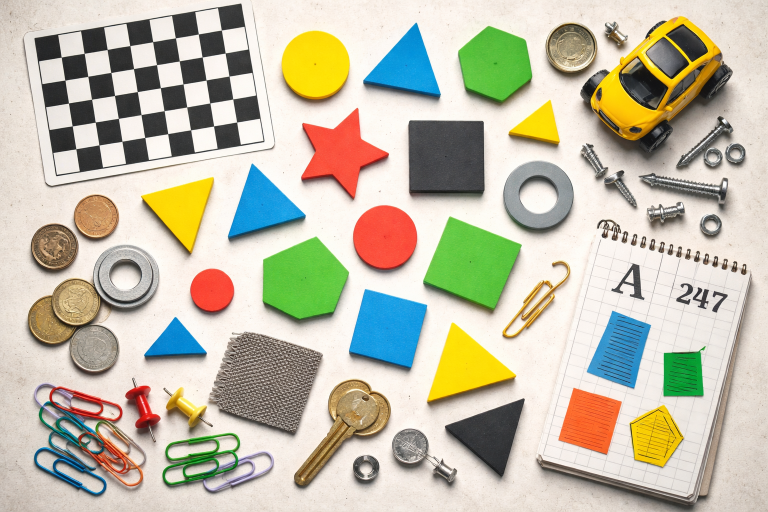
#> input picture 4-Computer-Vision/4.3-Classical-Computer-Vision/code/imgs/test.png, 1536 x 1024 px (shown at 1/2 size)
$ python filtering.py
#> lines starting #> are read from the running program, lines starting #| are printed output that depends on the picture; after the words box and inside, x2 and y2 are one past the last pixel; in counts of white or black regions, pixels touching at a corner belong together
import os
from typing import List, Optional, Tuple

import cv2
import numpy as np


WINDOW_NAME = "Interactive Filtering Demo"
FILTER_NAMES = [
    "Original",
    "Mean Blur",
    "Gaussian Blur",
    "Median Blur",
    "Bilateral Filter",
    "Sharpen",
]
MAX_PREVIEW_WIDTH = 1200
MAX_DISPLAY_WIDTH = 1600
MAX_DISPLAY_HEIGHT = 900


def noop(_: int) -> None:
    pass


def prepare_preview(image: np.ndarray, max_width: int = MAX_PREVIEW_WIDTH) -> np.ndarray:
    height, width = image.shape[:2]
    if width <= max_width:
        return image.copy()

    scale = max_width / float(width)
    return cv2.resize(
        image,
        None,
        fx=scale,
        fy=scale,
        interpolation=cv2.INTER_AREA,
    )


def fit_for_display(
    image: np.ndarray,
    max_width: int = MAX_DISPLAY_WIDTH,
    max_height: int = MAX_DISPLAY_HEIGHT,
) -> np.ndarray:
    height, width = image.shape[:2]
    scale = min(max_width / float(width), max_height / float(height), 1.0)
    if scale == 1.0:
        return image

    return cv2.resize(
        image,
        None,
        fx=scale,
        fy=scale,
        interpolation=cv2.INTER_AREA,
    )


def draw_corner_label(image: np.ndarray, text: str) -> np.ndarray:
    labeled = image.copy()
    font = cv2.FONT_HERSHEY_SIMPLEX
    font_scale = max(0.8, min(labeled.shape[:2]) / 700.0)
    thickness = max(2, int(round(font_scale * 2)))
    padding = 14

    (text_width, text_height), baseline = cv2.getTextSize(text, font, font_scale, thickness)
    box_width = text_width + padding * 2
    box_height = text_height + baseline + padding * 2

    overlay = labeled.copy()
    cv2.rectangle(overlay, (12, 12), (12 + box_width, 12 + box_height), (0, 0, 0), -1)
    cv2.addWeighted(overlay, 0.55, labeled, 0.45, 0, labeled)
    cv2.putText(
        labeled,
        text,
        (12 + padding, 12 + padding + text_height),
        font,
        font_scale,
        (255, 255, 255),
        thickness,
        cv2.LINE_AA,
    )
    return labeled


def build_status_panel(width: int, lines: List[str]) -> np.ndarray:
    panel_height = 24 + len(lines) * 34
    panel = np.full((panel_height, width, 3), (24, 24, 24), dtype=np.uint8)
    font = cv2.FONT_HERSHEY_SIMPLEX

    for index, line in enumerate(lines):
        y = 34 + index * 34
        cv2.putText(
            panel,
            line,
            (18, y),
            font,
            0.8,
            (235, 235, 235),
            2,
            cv2.LINE_AA,
        )

    return panel


def build_kernel_size(slider_value: int) -> int:
    return max(1, slider_value * 2 + 1)


def apply_selected_filter(
    image: np.ndarray,
    filter_index: int,
    kernel_slider: int,
    sigma_slider: int,
    strength_slider: int,
) -> Tuple[np.ndarray, List[str]]:
    kernel_size = build_kernel_size(kernel_slider)
    sigma_value = sigma_slider / 10.0
    strength_value = strength_slider / 10.0

    if filter_index == 0:
        return image.copy(), [
            "Current mode: Original",
            "No filtering is applied.",
        ]

    if filter_index == 1:
        filtered = cv2.blur(image, (kernel_size, kernel_size))
        return filtered, [
            "Current mode: Mean Blur",
            f"Kernel size: {kernel_size} x {kernel_size}",
        ]

    if filter_index == 2:
        filtered = cv2.GaussianBlur(image, (kernel_size, kernel_size), sigma_value)
        return filtered, [
            "Current mode: Gaussian Blur",
            f"Kernel size: {kernel_size} x {kernel_size}",
            f"Sigma: {sigma_value:.1f} (0.0 lets OpenCV infer it)",
        ]

    if filter_index == 3:
        filtered = cv2.medianBlur(image, kernel_size)
        return filtered, [
            "Current mode: Median Blur",
            f"Kernel size: {kernel_size} x {kernel_size}",
        ]

    if filter_index == 4:
        diameter = max(1, kernel_size)
        sigma_color = max(1.0, sigma_slider * 2.0)
        sigma_space = max(1.0, strength_slider * 2.0)
        filtered = cv2.bilateralFilter(image, diameter, sigma_color, sigma_space)
        return filtered, [
            "Current mode: Bilateral Filter",
            f"Diameter: {diameter}",
            f"Sigma color: {sigma_color:.1f}",
            f"Sigma space: {sigma_space:.1f}",
        ]

    blur_sigma = sigma_value if sigma_value > 0 else kernel_size / 6.0
    amount = strength_value
    blurred = cv2.GaussianBlur(image, (kernel_size, kernel_size), blur_sigma)
    filtered = cv2.addWeighted(image, 1.0 + amount, blurred, -amount, 0)
    return filtered, [
        "Current mode: Sharpen",
        f"Blur kernel: {kernel_size} x {kernel_size}",
        f"Blur sigma: {blur_sigma:.1f}",
        f"Strength: {amount:.1f}",
    ]


def render_frame(
    source_image: np.ndarray,
    filter_index: int,
    kernel_slider: int,
    sigma_slider: int,
    strength_slider: int,
) -> np.ndarray:
    filtered_image, parameter_lines = apply_selected_filter(
        source_image,
        filter_index,
        kernel_slider,
        sigma_slider,
        strength_slider,
    )

    comparison = np.hstack(
        [
            draw_corner_label(source_image, "Original"),
            draw_corner_label(filtered_image, FILTER_NAMES[filter_index]),
        ]
    )

    status_lines = [
        "Mode slider: 0 Original | 1 Mean | 2 Gaussian | 3 Median | 4 Bilateral | 5 Sharpen",
        f"Kernel slider value: {kernel_slider} -> {build_kernel_size(kernel_slider)} x {build_kernel_size(kernel_slider)}",
        f"Sigma slider value: {sigma_slider} -> {sigma_slider / 10.0:.1f}",
        f"Strength slider value: {strength_slider} -> {strength_slider / 10.0:.1f}",
        *parameter_lines,
        "Controls: drag sliders to update in real time, press q or Esc to quit.",
    ]
    panel = build_status_panel(comparison.shape[1], status_lines)
    canvas = np.vstack([comparison, panel])
    return fit_for_display(canvas)


def main() -> None:
    base_dir = os.path.dirname(__file__)
    src_path = os.path.join(base_dir, "imgs", "test.png")
    if not os.path.exists(src_path):
        raise FileNotFoundError(f"Source image not found: {src_path}")

    image = cv2.imread(src_path)
#> image is the input picture: shape (1024, 1536, 3); mean B, G, R 169, 189.3, 193.6
    if image is None:
        raise ValueError(f"Failed to load image: {src_path}")

    preview_image = prepare_preview(image)

    cv2.namedWindow(WINDOW_NAME, cv2.WINDOW_NORMAL)
    cv2.resizeWindow(WINDOW_NAME, 1400, 900)
    cv2.createTrackbar("Mode", WINDOW_NAME, 1, len(FILTER_NAMES) - 1, noop)
    cv2.createTrackbar("Kernel", WINDOW_NAME, 4, 15, noop)
    cv2.createTrackbar("Sigma x10", WINDOW_NAME, 20, 100, noop)
    cv2.createTrackbar("Strength x10", WINDOW_NAME, 15, 100, noop)

    last_state: Optional[Tuple[int, int, int, int]] = None

    while True:
        if cv2.getWindowProperty(WINDOW_NAME, cv2.WND_PROP_VISIBLE) < 1:
            break

        state = (
            cv2.getTrackbarPos("Mode", WINDOW_NAME),
            cv2.getTrackbarPos("Kernel", WINDOW_NAME),
            cv2.getTrackbarPos("Sigma x10", WINDOW_NAME),
            cv2.getTrackbarPos("Strength x10", WINDOW_NAME),
        )

        if state != last_state:
            frame = render_frame(preview_image, *state)
#> in apply_selected_filter, `filtered = cv2.blur(image, (kernel_size, kernel_size))`:
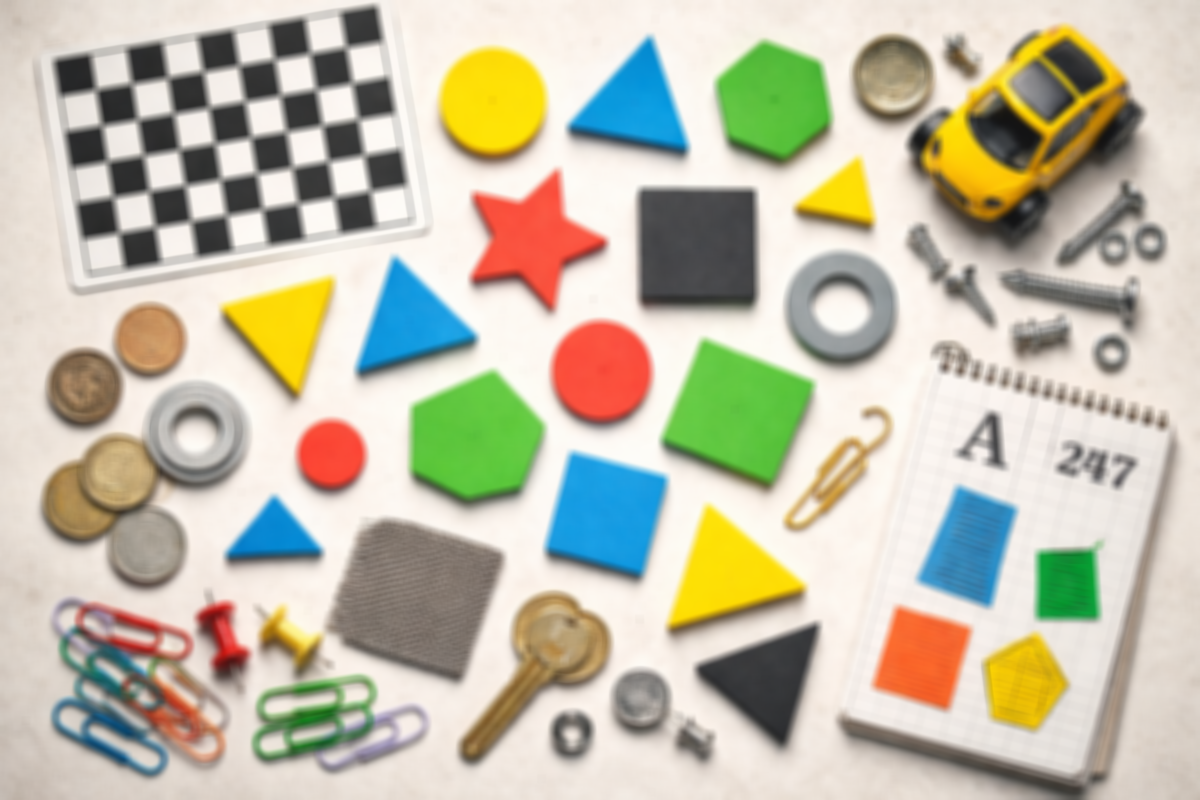
#> filtered: shape (800, 1200, 3); mean B, G, R 169, 189.3, 193.6
#> in render_frame, `filtered_image, parameter_lines = apply_selected_filter( source_image,..`: parameter_lines = ['Current mode: Mean Blur', 'Kernel size: 9 x 9']
#> in draw_corner_label, `cv2.rectangle(overlay, (12, 12), (12 + box_width, 12 + box_height), (0..`:
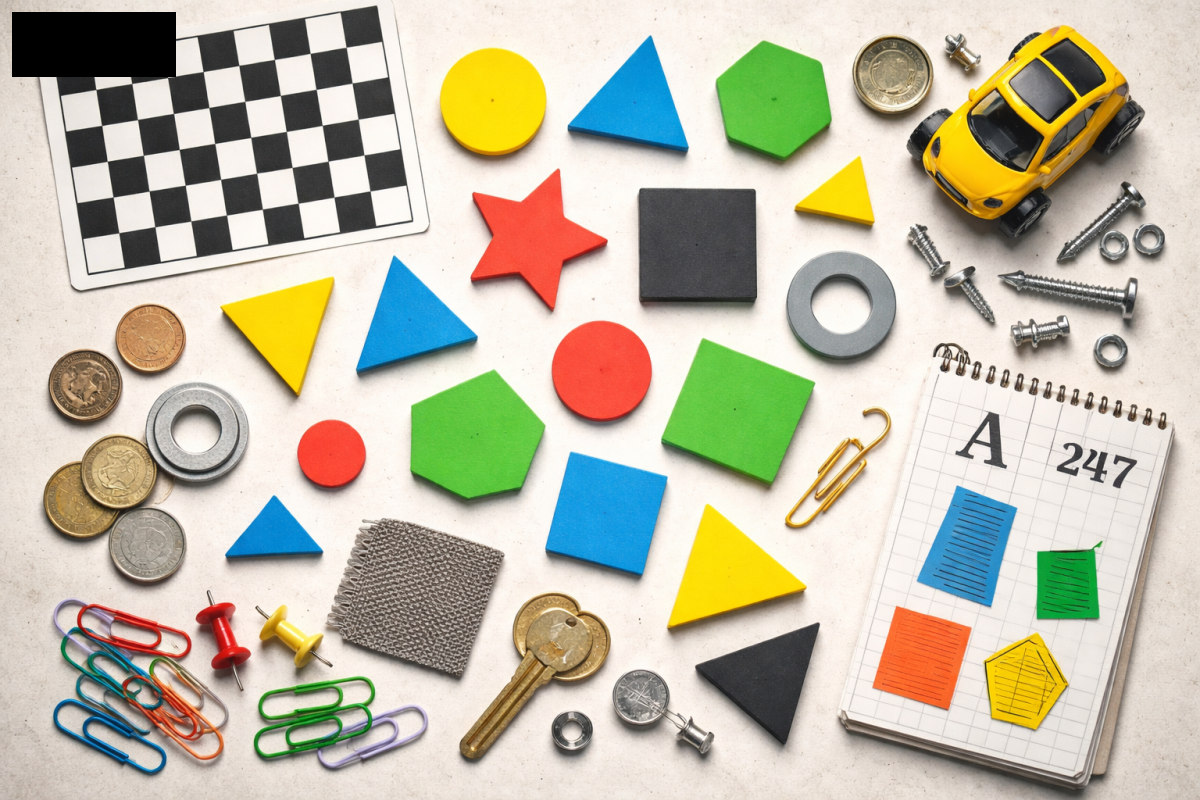
#> overlay: shape (800, 1200, 3); mean B, G, R 167, 187.2, 191.5
#> call 2 of draw_corner_label, with text = 'Mean Blur'
#> in draw_corner_label (call 2), `cv2.rectangle(overlay, (12, 12), (12 + box_width, 12 + box_height), (0..`:
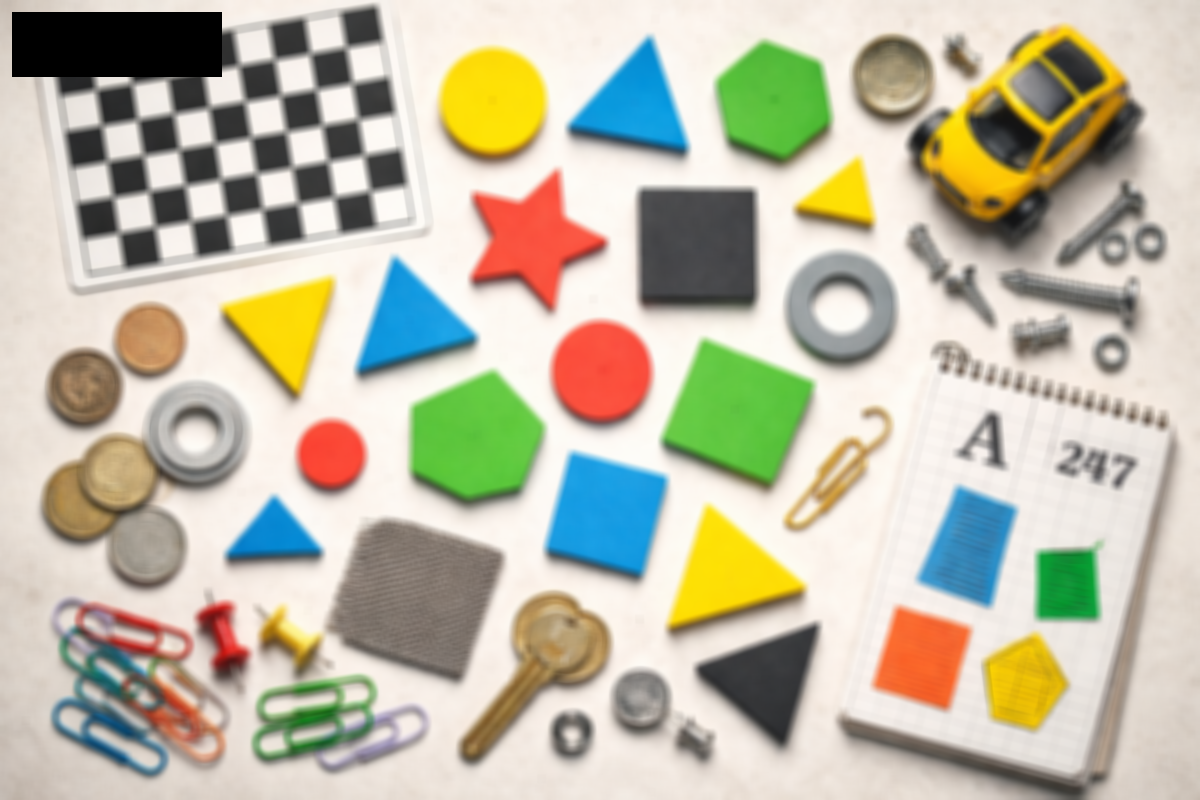
#> overlay: shape (800, 1200, 3); 1.42% of pixels changed, all inside (x1, y1, x2, y2) = (12, 12, 222, 77)
#> in render_frame, `comparison = np.hstack( [ draw_corner_label(source_image, "Original"),..`:
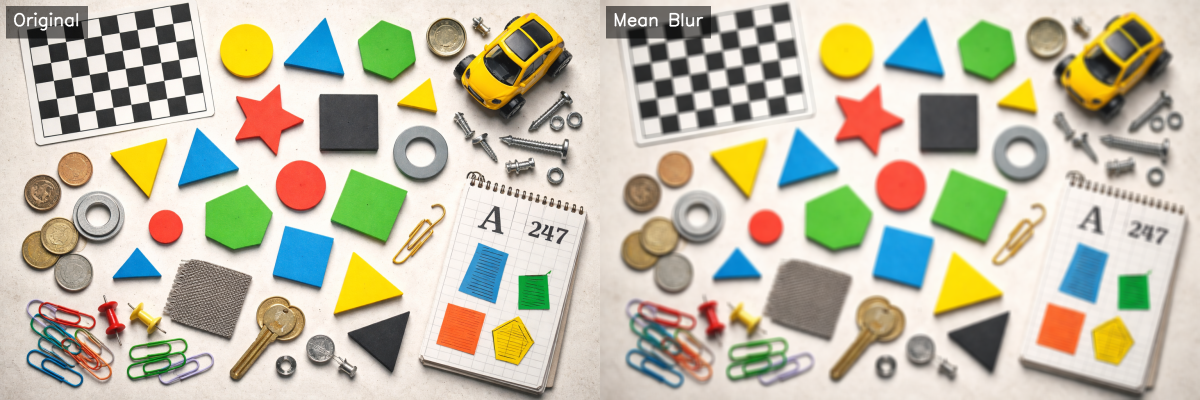
#> comparison: shape (800, 2400, 3) (shown at 1/2 size); mean B, G, R 168, 188.3, 192.5
#> in build_status_panel, `panel_height = 24 + len(lines) * 34`: panel_height = 262
#> in build_status_panel, `panel = np.full((panel_height, width, 3), (24, 24, 24), dtype=np.uint8)`: panel: shape (262, 2400, 3); every value is 24
#> the loop in build_status_panel, `for index, line in enumerate(lines):` made 7 passes
#> (line, y) on passes 2 to 6: ('Kernel slider value: 4 -> 9 x 9', 68), ('Sigma slider value: 20 -> 2.0', 102), ('Strength slider value: 15 -> 1.5', 136), ('Current mode: Mean Blur', 170), ('Kernel size: 9 x 9', 204)
#> y on passes 1, 7: 34, 238
#> after the loop in build_status_panel, `for index, line in enumerate(lines):`:
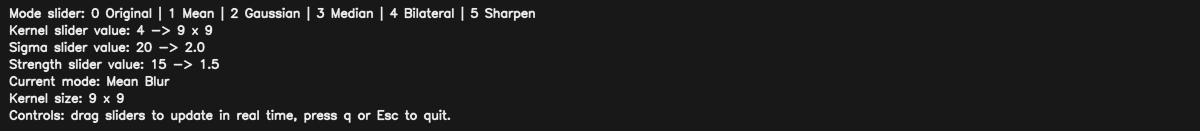
#> panel: shape (262, 2400, 3) (shown at 1/2 size); min 24, max 235, mean 32.9
#> in render_frame, `canvas = np.vstack([comparison, panel])`:
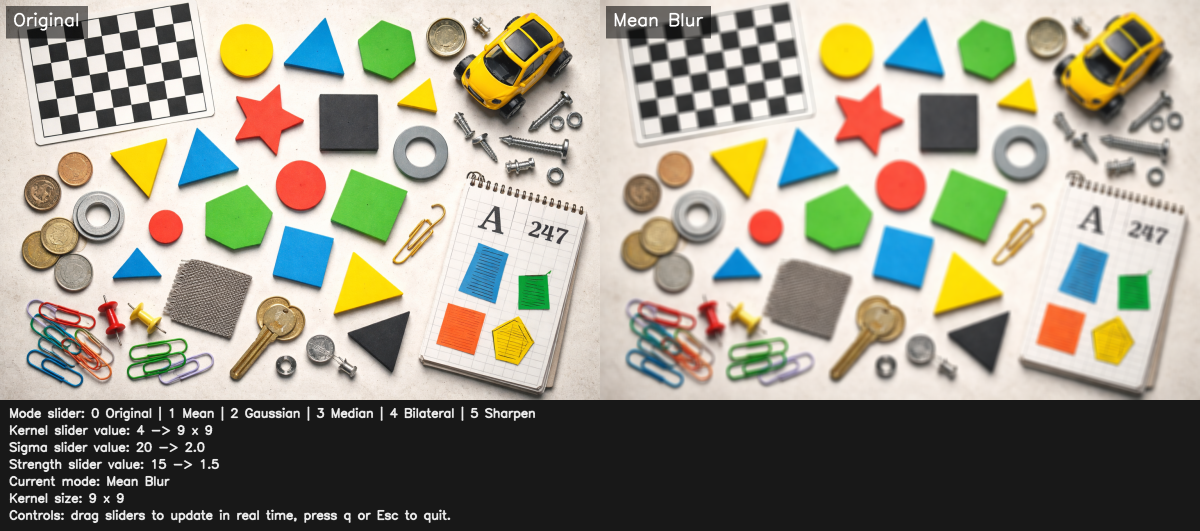
#> canvas: shape (1062, 2400, 3) (shown at 1/2 size); mean B, G, R 134.7, 149.9, 153.1
            cv2.imshow(WINDOW_NAME, frame)
            last_state = state

        key = cv2.waitKey(30) & 0xFF
#> (key q is pressed here)
        if key in (27, ord("q")):
            break

    cv2.destroyAllWindows()


if __name__ == "__main__":
    main()

$ run again, with 4-Computer-Vision/4.3-Classical-Computer-Vision/code/imgs/feature.png copied over 4-Computer-Vision/4.3-Classical-Computer-Vision/code/imgs/test.png
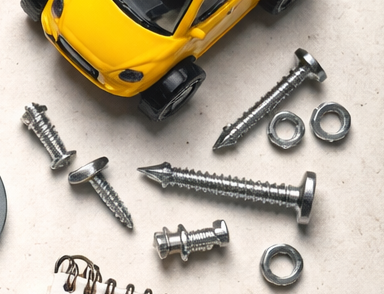
#> input picture 4-Computer-Vision/4.3-Classical-Computer-Vision/code/imgs/feature.png, 384 x 294 px
#> in main, image is the input picture: shape (294, 384, 3); mean B, G, R 154.8, 174.9, 186.2
#> parameter_lines = ['Current mode: Mean Blur', 'Kernel size: 9 x 9']
#> overlay: shape (294, 384, 3); 6.04% of pixels changed, all inside (x1, y1, x2, y2) = (12, 12, 136, 67)
#> overlay: shape (294, 384, 3); mean B, G, R 150.8, 162.3, 170.8
#> panel_height = 262
#> the loop in build_status_panel, `for index, line in enumerate(lines):` made 7 passes
#> (line, y) on passes 2 to 6: ('Kernel slider value: 4 -> 9 x 9', 68), ('Sigma slider value: 20 -> 2.0', 102), ('Strength slider value: 15 -> 1.5', 136), ('Current mode: Mean Blur', 170), ('Kernel size: 9 x 9', 204)
#> after the loop in build_status_panel, `for index, line in enumerate(lines):`:
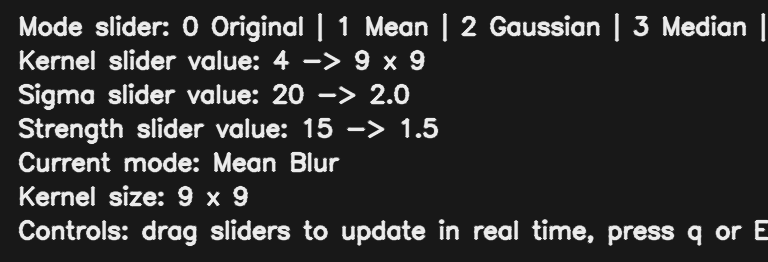
#> panel: shape (262, 768, 3); min 24, max 235, mean 48.6
#> in render_frame, `canvas = np.vstack([comparison, panel])`:
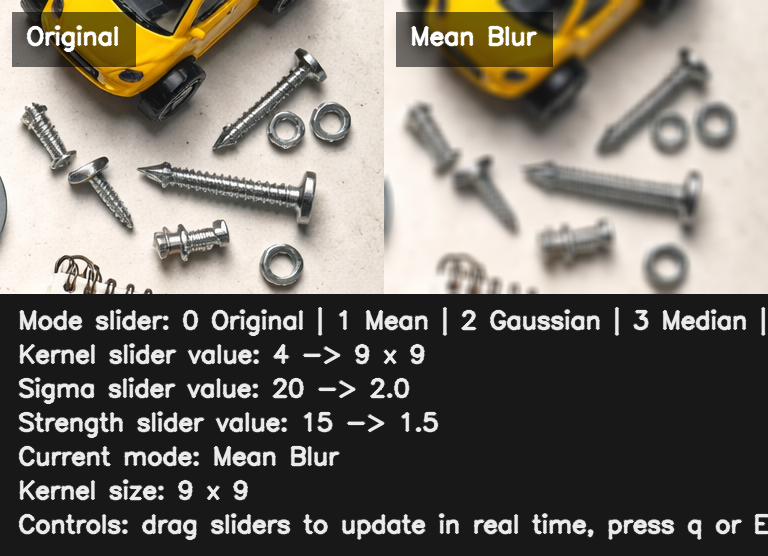
#> canvas: shape (556, 768, 3); mean B, G, R 104.7, 112.9, 118
